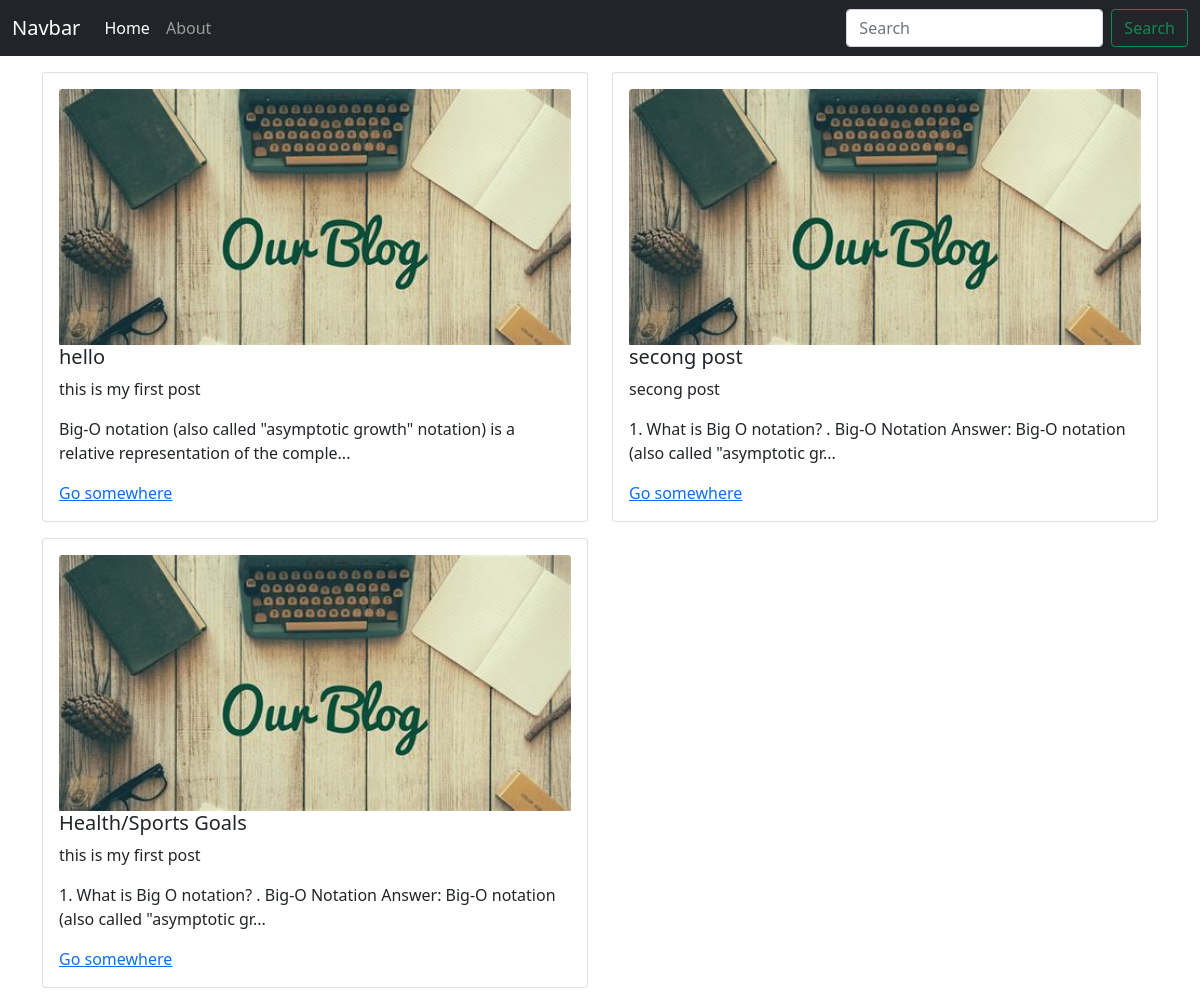
Before: / with the older database file.
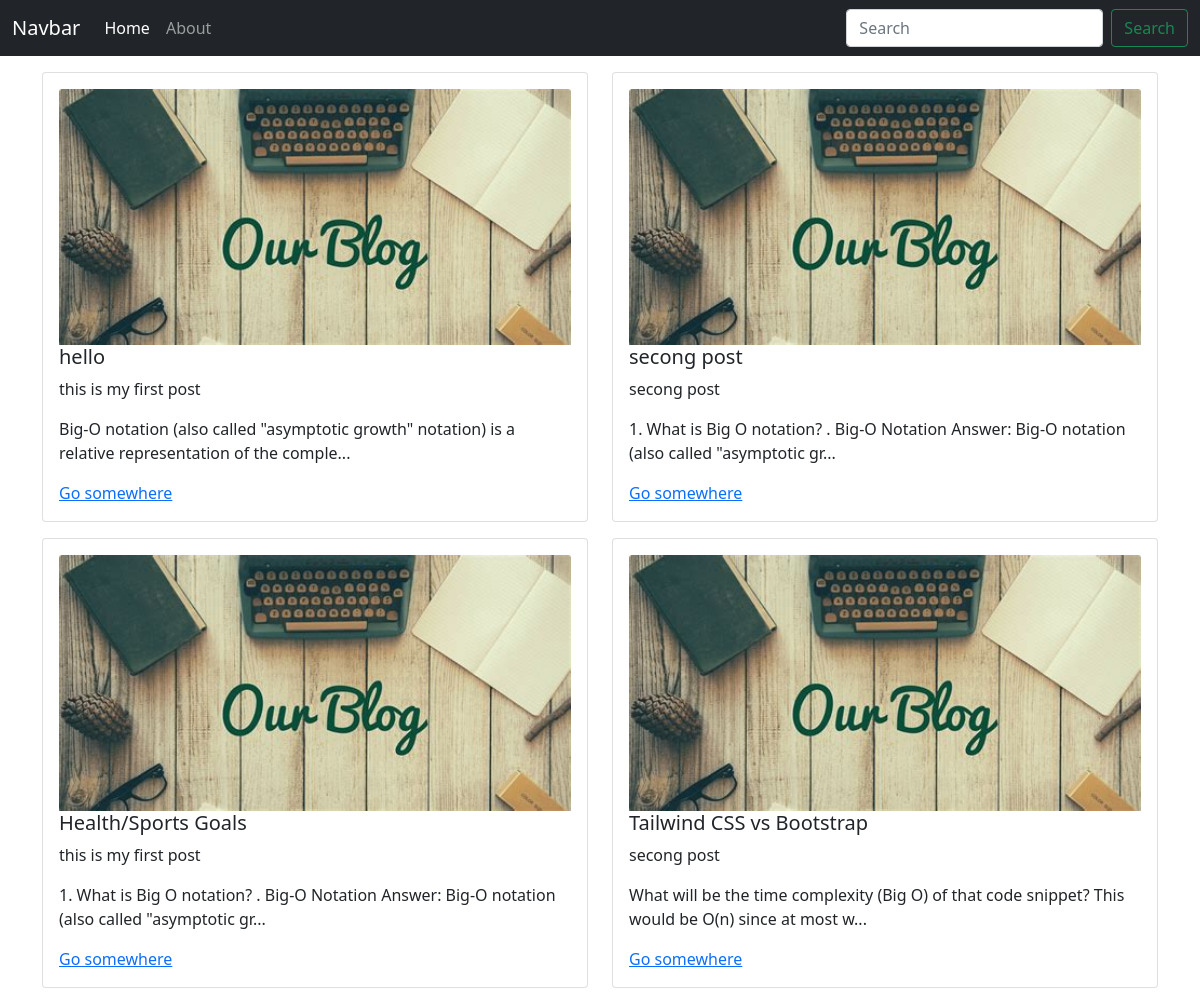
After: the same page with the newer database file.
### blog/models.py (models this page shows, shortened)
class Post(models.Model):
    post_id = models.AutoField(primary_key=True)
    title = models.CharField(max_length=300)
    subtitle = models.CharField(max_length=500,default=" ")
    content = models.TextField(default=" ")
    timestamp = models.ImageField(default='default.jpg',height_field=None, width_field=None, upload_to='static')

### blog/views.py (the view)
# urls.py: path('',views.home, name='home'),
def home(request):
    context = {
        'posts': Post.objects.all()
    }
    return render(request,'home.html',context )

### blog/templates/home.html (shortened to what this page needs)
{% extends "base.html" %}
    {% block body %}
    {% load static %}
  <div class='container my-2'>
  <div class="row">
  {% for post in posts %}
  <div class="col-sm-6 my-2">
    <div class="card">
      <div class="card-body">
      <img src="{% static 'default.jpg' %}" class="card-img-top" alt="...">
        <h5 class="card-title">{{ post.title }}</h5>
        <p class="card-text">{{ post.subtitle}}</p>
        <p class="card-text">{{ post.content|slice:100}}...</p>
        <a href="#" class="">Go somewhere</a>
      </div>
    </div>
  </div>
  {% endfor %}
</div>
</div>
{% endblock %}

### blog/templates/base.html (shortened to what this page needs)
<!doctype html>
<html lang="en">
  <head>
    <link href="https://cdn.jsdelivr.net/npm/bootstrap@5.0.2/dist/css/bootstrap.min.css" rel="stylesheet">
  </head>
  <body>
  <nav class="navbar navbar-expand-lg navbar-dark bg-dark ">
  <div class="container-fluid">
    <a class="navbar-brand" href="/">Navbar</a>
    <div class="collapse navbar-collapse" id="navbarSupportedContent">
      <ul class="navbar-nav me-auto mb-2 mb-lg-0">
        <li class="nav-item">
          <a class="nav-link active" aria-current="{% url 'home'%}" href="#">Home</a>
        </li>
        <li class="nav-item">
          <a class="nav-link" href="{% url 'about'%}">About</a>
        </li>
      </ul>
      <form class="d-flex">
        <input class="form-control me-2" type="search" placeholder="Search" aria-label="Search">
        <button class="btn btn-outline-success" type="submit">Search</button>
      </form>
    </div>
  </div>
</nav>
{% block body %}
{% endblock %}
  </body>
</html>

Changed rows visible on the page:
added Post: title "Tailwind CSS vs Bootstrap", subtitle "secong post", content "What will be the time complexity (Big O) of that code snippet? This would be O(n) since at most w"
